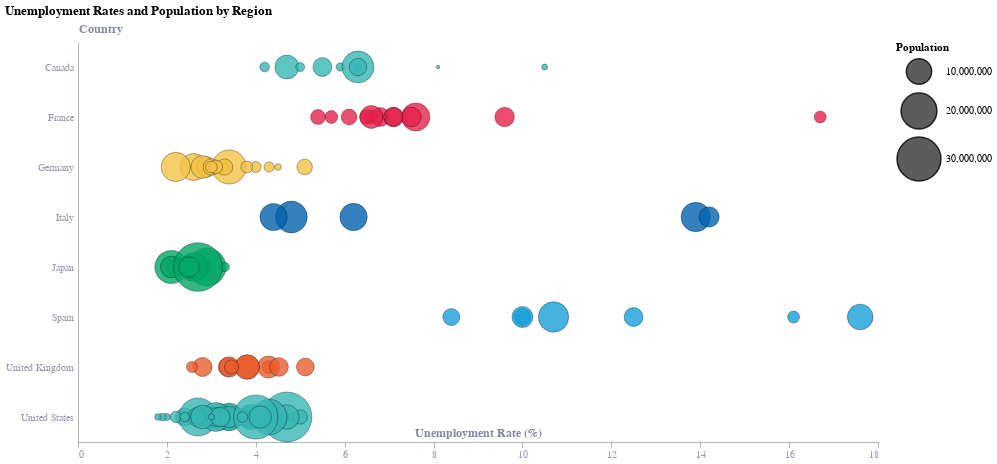

Notebook cell for this chart:
### Code cell
chart = alt.Chart(unemployment_oecd).mark_circle(opacity=0.8, stroke='black', strokeWidth=1, strokeOpacity=0.4).encode(
    y=alt.Y('country:N').title('Country'),
    x=alt.X('unemployment:Q').title('Unemployment Rate (%)'),
    size=alt.Size('population:Q', scale=alt.Scale(range=[0, 2500]), title='Population'),
    color=alt.Color('country:N', legend=None),
    tooltip=['country', 'region', 'unemployment', 'population']
).properties(
    width=800,
    height=400,
    title=alt.Title(
        text="Unemployment Rates and Population by Region",
        anchor='start'
    )
).configure_axis(
    grid=False
).configure_view(
    stroke=None
)

chart

### Figure 1 — Vega-Lite specification as saved in the notebook (floating-point values rounded to 4 significant figures)
{"config": {"font": "Circular Std", "mark": {"line": {"interpolate": "monotone"}}, "view": {"stroke": null, "width": 400, "height": 300}, "range": {"category": ["#36B7B4", "#E6224B", "#F4C245", "#0063AF", "#00A767", "#179FDB", "#EB5C2E"], "diverging": ["#E6224B", "#E54753", "#C9C9C9", "#179FDB", "#122B39"], "heatmap": ["#C9C9C9", "#179FDB", "#0063AF", "#122B39"], "ordinal": ["#00A767", "#36B7B4", "#179FDB", "#0063AF", "#243B5A"]}, "axisX": {"domainColor": "#676A86", "domainOpacity": 0.5, "grid": false, "labelAngle": 0, "labelColor": "#676A86", "labelOpacity": 0.7, "orient": "bottom", "tickColor": "#676A86", "tickCount": 10, "tickOpacity": 0.5, "title": false, "titleAlign": "center", "titleAnchor": "middle", "titleColor": "#676A86", "titleFontSize": 12, "titleOpacity": 0.8, "titleY": -15}, "axisY": {"domainColor": "#676A86", "domainOpacity": 0.5, "gridColor": "#676A86", "gridDash": [1, 5], "gridOpacity": 0.5, "labelColor": "#676A86", "labelOpacity": 0.7, "labelPadding": 5, "tickColor": "#676A86", "tickCount": 8, "tickOpacity": 0.5, "ticks": false, "titleAlign": "left", "titleAngle": 0, "titleBaseline": "bottom", "titleColor": "#676A86", "titleFontSize": 12, "titleOpacity": 0.8, "titleX": 0, "titleY": -7}, "axis": {"grid": false}}, "data": {"name": "data-4f001f808970e407b6bcbd37544facd9"}, "mark": {"type": "circle", "opacity": 0.8, "stroke": "black", "strokeOpacity": 0.4, "strokeWidth": 1}, "encoding": {"color": {"field": "country", "legend": null, "type": "nominal"}, "size": {"field": "population", "scale": {"range": [0, 2500]}, "title": "Population", "type": "quantitative"}, "tooltip": [{"field": "country", "type": "nominal"}, {"field": "region", "type": "nominal"}, {"field": "unemployment", "type": "quantitative"}, {"field": "population", "type": "quantitative"}], "x": {"field": "unemployment", "title": "Unemployment Rate (%)", "type": "quantitative"}, "y": {"field": "country", "title": "Country", "type": "nominal"}}, "height": 400, "title": {"text": "Unemployment Rates and Population by Region", "anchor": "start"}, "width": 800, "$schema": "https://vega.github.io/schema/vega-lite/v5.8.0.json", "datasets": {"data-4f001f808970e407b6bcbd37544facd9": [{"country": "Germany", "geo_code": "DE1", "region": "Baden-Württemberg", "unemployment": 2.6, "population": 11280257, "note": null, "age group": "15 and over", "Notes": null}, {"country": "Germany", "geo_code": "DE2", "region": "Bayern", "unemployment": 2.2, "population": 13369393, "note": null, "age group": "15 and over", "Notes": null}, {"country": "Germany", "geo_code": "DE3", "region": "Berlin", "unemployment": 5.1, "population": 3755251, "note": null, "age group": "15 and over", "Notes": null}, {"country": "Germany", "geo_code": "DE4", "region": "Brandenburg", "unemployment": 3.3, "population": 2573135, "note": null, "age group": "15 and over", "Notes": null}, {"country": "Germany", "geo_code": "DE5", "region": "Bremen", "unemployment": 4.5, "population": 684864, "note": "u", "age group": "15 and over", "Notes": null}, {"country": "Germany", "geo_code": "DE6", "region": "Hamburg", "unemployment": 4.0, "population": 1892122, "note": null, "age group": "15 and over", "Notes": null}, {"country": "Germany", "geo_code": "DE7", "region": "Hessen", "unemployment": 2.9, "population": 6391360, "note": null, "age group": "15 and over", "Notes": null}, {"country": "Germany", "geo_code": "DE8", "region": "Mecklenburg-Vorpommern", "unemployment": 4.3, "population": 1628378, "note": null, "age group": "15 and over", "Notes": null}, {"country": "Germany", "geo_code": "DE9", "region": "Niedersachsen", "unemployment": 2.8, "population": 8140242, "note": null, "age group": "15 and over", "Notes": null}, {"country": "Germany", "geo_code": "DEA", "region": "Nordrhein-Westfalen", "unemployment": 3.4, "population": 18139116, "note": null, "age group": "15 and over", "Notes": null}, {"country": "Germany", "geo_code": "DEB", "region": "Rheinland-Pfalz", "unemployment": 3.0, "population": 4159150, "note": null, "age group": "15 and over", "Notes": null}, {"country": "Germany", "geo_code": "DEC", "region": "Saarland", "unemployment": 3.3, "population": 992666, "note": "u", "age group": "15 and over", "Notes": null}, {"country": "Germany", "geo_code": "DED", "region": "Sachsen", "unemployment": 3.3, "population": 4086152, "note": null, "age group": "15 and over", "Notes": null}, {"country": "Germany", "geo_code": "DEE", "region": "Sachsen-Anhalt", "unemployment": 3.8, "population": 2186643, "note": null, "age group": "15 and over", "Notes": null}, {"country": "Germany", "geo_code": "DEF", "region": "Schleswig-Holstein", "unemployment": 3.1, "population": 2953270, "note": null, "age group": "15 and over", "Notes": null}, {"country": "Germany", "geo_code": "DEG", "region": "Thüringen", "unemployment": 3.0, "population": 2126846, "note": null, "age group": "15 and over", "Notes": null}, {"country": "Spain", "geo_code": "ES1", "region": "Noroeste", "unemployment": 10.0, "population": 4293871, "note": "d", "age group": "15 and over", "Notes": null}, {"country": "Spain", "geo_code": "ES2", "region": "Noreste", "unemployment": 8.4, "population": 4552028, "note": "d", "age group": "15 and over", "Notes": null}, {"country": "Spain", "geo_code": "ES3", "region": "Comunidad de Madrid", "unemployment": 10.0, "population": 6871903, "note": "d", "age group": "15 and over", "Notes": null}, {"country": "Spain", "geo_code": "ES4", "region": "Centro (ES)", "unemployment": 12.5, "population": 5522095, "note": "d", "age group": "15 and over", "Notes": null}, {"country": "Spain", "geo_code": "ES5", "region": "Este", "unemployment": 10.7, "population": 14328064, "note": "d", "age group": "15 and over", "Notes": null}, {"country": "Spain", "geo_code": "ES6", "region": "Sur", "unemployment": 17.6, "population": 10304384, "note": "d", "age group": "15 and over", "Notes": null}, {"country": "Spain", "geo_code": "ES7", "region": "Canarias", "unemployment": 16.1, "population": 2213016, "note": "d", "age group": "15 and over", "Notes": null}, {"country": "France", "geo_code": "FR1", "region": "Ile de France", "unemployment": 7.6, "population": 12388388, "note": "d", "age group": "15 and over", "Notes": null}, {"country": "France", "geo_code": "FRB", "region": "Centre — Val de Loire", "unemployment": 5.7, "population": 2572735, "note": "d", "age group": "15 and over", "Notes": null}, {"country": "France", "geo_code": "FRC", "region": "Bourgogne-Franche-Comté", "unemployment": 6.6, "population": 2793968, "note": "d", "age group": "15 and over", "Notes": null}, {"country": "France", "geo_code": "FRD", "region": "Normandie", "unemployment": 6.5, "population": 3326575, "note": "d", "age group": "15 and over", "Notes": null}, {"country": "France", "geo_code": "FRE", "region": "Hauts-de-France", "unemployment": 9.6, "population": 5986464, "note": "d", "age group": "15 and over", "Notes": null}, {"country": "France", "geo_code": "FRF", "region": "Grand Est", "unemployment": 6.8, "population": 5565282, "note": "d", "age group": "15 and over", "Notes": null}, {"country": "France", "geo_code": "FRG", "region": "Pays de la Loire", "unemployment": 6.1, "population": 3902115, "note": "d", "age group": "15 and over", "Notes": null}, {"country": "France", "geo_code": "FRH", "region": "Bretagne", "unemployment": 5.4, "population": 3432901, "note": "d", "age group": "15 and over", "Notes": null}, {"country": "France", "geo_code": "FRI", "region": "Nouvelle-Aquitaine", "unemployment": 7.1, "population": 6125089, "note": "d", "age group": "15 and over", "Notes": null}, {"country": "France", "geo_code": "FRJ", "region": "Occitanie", "unemployment": 7.5, "population": 6110099, "note": "d", "age group": "15 and over", "Notes": null}, {"country": "France", "geo_code": "FRK", "region": "Auvergne-Rhône-Alpes", "unemployment": 6.6, "population": 8195542, "note": "d", "age group": "15 and over", "Notes": null}, {"country": "France", "geo_code": "FRL", "region": "Provence-Alpes-Côte d’Azur", "unemployment": 7.1, "population": 5173952, "note": "d", "age group": "15 and over", "Notes": null}, {"country": "France", "geo_code": "FRM", "region": "Corse", "unemployment": 6.9, "population": 352851, "note": "du", "age group": "15 and over", "Notes": null}, {"country": "France", "geo_code": "FRY", "region": "RUP FR — Régions Ultrapériphériques Françaises", "unemployment": 16.7, "population": 2247016, "note": "d", "age group": "15 and over", "Notes": null}, {"country": "Italy", "geo_code": "ITC", "region": "Nord-Ovest", "unemployment": 4.8, "population": 15858626, "note": null, "age group": "15 and over", "Notes": null}, {"country": "Italy", "geo_code": "ITF", "region": "Sud", "unemployment": 13.9, "population": 13464669, "note": null, "age group": "15 and over", "Notes": null}, {"country": "Italy", "geo_code": "ITG", "region": "Isole", "unemployment": 14.2, "population": 6392162, "note": null, "age group": "15 and over", "Notes": null}, {"country": "Italy", "geo_code": "ITH", "region": "Nord-Est", "unemployment": 4.4, "population": 11558522, "note": null, "age group": "15 and over", "Notes": null}, {"country": "Italy", "geo_code": "ITI", "region": "Centro (IT)", "unemployment": 6.2, "population": 11723222, "note": null, "age group": "15 and over", "Notes": null}, {"country": "Canada", "geo_code": null, "region": "Newfoundland and Labrador", "unemployment": 10.5, "population": 540418, "note": null, "age group": "15 and over", "Notes": "Seasonally adjusted"}, {"country": "Canada", "geo_code": null, "region": "Prince Edward Island", "unemployment": 8.1, "population": 175853, "note": null, "age group": "15 and over", "Notes": "Seasonally adjusted"}, {"country": "Canada", "geo_code": null, "region": "Nova Scotia", "unemployment": 5.9, "population": 1066416, "note": null, "age group": "15 and over", "Notes": "Seasonally adjusted"}, {"country": "Canada", "geo_code": null, "region": "New Brunswick", "unemployment": 6.3, "population": 842725, "note": null, "age group": "15 and over", "Notes": "Seasonally adjusted"}, {"country": "Canada", "geo_code": null, "region": "Quebec", "unemployment": 4.7, "population": 8948540, "note": null, "age group": "15 and over", "Notes": "Seasonally adjusted"}, {"country": "Canada", "geo_code": null, "region": "Ontario", "unemployment": 6.3, "population": 15801768, "note": null, "age group": "15 and over", "Notes": "Seasonally adjusted"}, {"country": "Canada", "geo_code": null, "region": "Manitoba", "unemployment": 4.2, "population": 1465440, "note": null, "age group": "15 and over", "Notes": "Seasonally adjusted"}, {"country": "Canada", "geo_code": null, "region": "Saskatchewan", "unemployment": 5.0, "population": 1218976, "note": null, "age group": "15 and over", "Notes": "Seasonally adjusted"}, {"country": "Canada", "geo_code": null, "region": "Alberta", "unemployment": 6.3, "population": 4756408, "note": null, "age group": "15 and over", "Notes": "Seasonally adjusted"}, {"country": "Canada", "geo_code": null, "region": "British Columbia", "unemployment": 5.5, "population": 5581127, "note": null, "age group": "15 and over", "Notes": "Seasonally adjusted"}, {"country": "United States", "geo_code": null, "region": "Alabama", "unemployment": 2.4, "population": 5108468, "note": null, "age group": "16 and over", "Notes": "Annual average"}, {"country": "United States", "geo_code": null, "region": "Alaska", "unemployment": 4.7, "population": 733406, "note": null, "age group": "16 and over", "Notes": "Annual average"}, {"country": "United States", "geo_code": null, "region": "Arizona", "unemployment": 3.9, "population": 7431344, "note": null, "age group": "16 and over", "Notes": "Annual average"}, {"country": "United States", "geo_code": null, "region": "Arkansas", "unemployment": 3.5, "population": 3067732, "note": null, "age group": "16 and over", "Notes": "Annual average"}, {"country": "United States", "geo_code": null, "region": "California", "unemployment": 4.7, "population": 38965193, "note": null, "age group": "16 and over", "Notes": "Annual average"}, {"country": "United States", "geo_code": null, "region": "Colorado", "unemployment": 3.2, "population": 5877610, "note": null, "age group": "16 and over", "Notes": "Annual average"}, {"country": "United States", "geo_code": null, "region": "Connecticut", "unemployment": 3.7, "population": 3617176, "note": null, "age group": "16 and over", "Notes": "Annual average"}, {"country": "United States", "geo_code": null, "region": "Delaware", "unemployment": 3.6, "population": 1031890, "note": null, "age group": "16 and over", "Notes": "Annual average"}, {"country": "United States", "geo_code": null, "region": "District of Columbia", "unemployment": 4.8, "population": 678972, "note": null, "age group": "16 and over", "Notes": "Annual average"}, {"country": "United States", "geo_code": null, "region": "Florida", "unemployment": 2.7, "population": 22610726, "note": null, "age group": "16 and over", "Notes": "Annual average"}, {"country": "United States", "geo_code": null, "region": "Georgia", "unemployment": 3.4, "population": 11029227, "note": null, "age group": "16 and over", "Notes": "Annual average"}, {"country": "United States", "geo_code": null, "region": "Hawaii", "unemployment": 3.0, "population": 1435138, "note": null, "age group": "16 and over", "Notes": "Annual average"}, {"country": "United States", "geo_code": null, "region": "Idaho", "unemployment": 3.3, "population": 1964726, "note": null, "age group": "16 and over", "Notes": "Annual average"}, {"country": "United States", "geo_code": null, "region": "Illinois", "unemployment": 4.4, "population": 12549689, "note": null, "age group": "16 and over", "Notes": "Annual average"}, {"country": "United States", "geo_code": null, "region": "Indiana", "unemployment": 3.5, "population": 6862199, "note": null, "age group": "16 and over", "Notes": "Annual average"}, {"country": "United States", "geo_code": null, "region": "Iowa", "unemployment": 2.9, "population": 3207004, "note": null, "age group": "16 and over", "Notes": "Annual average"}, {"country": "United States", "geo_code": null, "region": "Kansas", "unemployment": 2.8, "population": 2940546, "note": null, "age group": "16 and over", "Notes": "Annual average"}, {"country": "United States", "geo_code": null, "region": "Kentucky", "unemployment": 4.3, "population": 4526154, "note": null, "age group": "16 and over", "Notes": "Annual average"}, {"country": "United States", "geo_code": null, "region": "Louisiana", "unemployment": 3.7, "population": 4573749, "note": null, "age group": "16 and over", "Notes": "Annual average"}, {"country": "United States", "geo_code": null, "region": "Maine", "unemployment": 3.0, "population": 1395722, "note": null, "age group": "16 and over", "Notes": "Annual average"}, {"country": "United States", "geo_code": null, "region": "Maryland", "unemployment": 2.7, "population": 6180253, "note": null, "age group": "16 and over", "Notes": "Annual average"}, {"country": "United States", "geo_code": null, "region": "Massachusetts", "unemployment": 3.4, "population": 7001399, "note": null, "age group": "16 and over", "Notes": "Annual average"}, {"country": "United States", "geo_code": null, "region": "Michigan", "unemployment": 3.9, "population": 10037261, "note": null, "age group": "16 and over", "Notes": "Annual average"}, {"country": "United States", "geo_code": null, "region": "Minnesota", "unemployment": 2.9, "population": 5737915, "note": null, "age group": "16 and over", "Notes": "Annual average"}, {"country": "United States", "geo_code": null, "region": "Mississippi", "unemployment": 3.1, "population": 2939690, "note": null, "age group": "16 and over", "Notes": "Annual average"}, {"country": "United States", "geo_code": null, "region": "Missouri", "unemployment": 3.0, "population": 6196156, "note": null, "age group": "16 and over", "Notes": "Annual average"}, {"country": "United States", "geo_code": null, "region": "Montana", "unemployment": 2.9, "population": 1132812, "note": null, "age group": "16 and over", "Notes": "Annual average"}, {"country": "United States", "geo_code": null, "region": "Nebraska", "unemployment": 2.2, "population": 1978379, "note": null, "age group": "16 and over", "Notes": "Annual average"}, {"country": "United States", "geo_code": null, "region": "Nevada", "unemployment": 5.0, "population": 3194176, "note": null, "age group": "16 and over", "Notes": "Annual average"}, {"country": "United States", "geo_code": null, "region": "New Hampshire", "unemployment": 2.4, "population": 1402054, "note": null, "age group": "16 and over", "Notes": "Annual average"}, {"country": "United States", "geo_code": null, "region": "New Jersey", "unemployment": 4.7, "population": 9290841, "note": null, "age group": "16 and over", "Notes": "Annual average"}, {"country": "United States", "geo_code": null, "region": "New Mexico", "unemployment": 3.9, "population": 2114371, "note": null, "age group": "16 and over", "Notes": "Annual average"}, {"country": "United States", "geo_code": null, "region": "New York", "unemployment": 4.3, "population": 19571216, "note": null, "age group": "16 and over", "Notes": "Annual average"}, {"country": "United States", "geo_code": null, "region": "North Carolina", "unemployment": 3.2, "population": 10835491, "note": null, "age group": "16 and over", "Notes": "Annual average"}, {"country": "United States", "geo_code": null, "region": "North Dakota", "unemployment": 2.0, "population": 783926, "note": null, "age group": "16 and over", "Notes": "Annual average"}, {"country": "United States", "geo_code": null, "region": "Ohio", "unemployment": 3.4, "population": 11785935, "note": null, "age group": "16 and over", "Notes": "Annual average"}, {"country": "United States", "geo_code": null, "region": "Oklahoma", "unemployment": 3.5, "population": 4053824, "note": null, "age group": "16 and over", "Notes": "Annual average"}, {"country": "United States", "geo_code": null, "region": "Oregon", "unemployment": 3.7, "population": 4233358, "note": null, "age group": "16 and over", "Notes": "Annual average"}, {"country": "United States", "geo_code": null, "region": "Pennsylvania", "unemployment": 3.1, "population": 12961683, "note": null, "age group": "16 and over", "Notes": "Annual average"}, {"country": "United States", "geo_code": null, "region": "Rhode Island", "unemployment": 3.3, "population": 1095962, "note": null, "age group": "16 and over", "Notes": "Annual average"}, {"country": "United States", "geo_code": null, "region": "South Carolina", "unemployment": 3.1, "population": 5373555, "note": null, "age group": "16 and over", "Notes": "Annual average"}, {"country": "United States", "geo_code": null, "region": "South Dakota", "unemployment": 1.9, "population": 919318, "note": null, "age group": "16 and over", "Notes": "Annual average"}, {"country": "United States", "geo_code": null, "region": "Tennessee", "unemployment": 3.4, "population": 7126489, "note": null, "age group": "16 and over", "Notes": "Annual average"}, {"country": "United States", "geo_code": null, "region": "Texas", "unemployment": 4.0, "population": 30503301, "note": null, "age group": "16 and over", "Notes": "Annual average"}, {"country": "United States", "geo_code": null, "region": "Utah", "unemployment": 2.7, "population": 3417734, "note": null, "age group": "16 and over", "Notes": "Annual average"}, {"country": "United States", "geo_code": null, "region": "Vermont", "unemployment": 1.8, "population": 647464, "note": null, "age group": "16 and over", "Notes": "Annual average"}, {"country": "United States", "geo_code": null, "region": "Virginia", "unemployment": 2.8, "population": 8715698, "note": null, "age group": "16 and over", "Notes": "Annual average"}, {"country": "United States", "geo_code": null, "region": "Washington", "unemployment": 4.1, "population": 7812880, "note": null, "age group": "16 and over", "Notes": "Annual average"}, {"country": "United States", "geo_code": null, "region": "West Virginia", "unemployment": 3.7, "population": 1770071, "note": null, "age group": "16 and over", "Notes": "Annual average"}, {"country": "United States", "geo_code": null, "region": "Wisconsin", "unemployment": 3.2, "population": 5910955, "note": null, "age group": "16 and over", "Notes": "Annual average"}, {"country": "United States", "geo_code": null, "region": "Wyoming", "unemployment": 3.0, "population": 584057, "note": null, "age group": "16 and over", "Notes": "Annual average"}, {"country": "United Kingdom", "geo_code": null, "region": "North East", "unemployment": 4.288, "population": 2683040, "note": null, "age group": "16 and over", "Notes": "October - December 2023"}, {"country": "United Kingdom", "geo_code": null, "region": "North West ", "unemployment": 4.287, "population": 7516113, "note": null, "age group": "16 and over", "Notes": "October - December 2023"}, {"country": "United Kingdom", "geo_code": null, "region": "Yorkshire and The Humber", "unemployment": 3.369, "population": 5541262, "note": null, "age group": "16 and over", "Notes": "October - December 2023"}, {"country": "United Kingdom", "geo_code": null, "region": "East Midlands", "unemployment": 5.116, "population": 4934939, "note": null, "age group": "16 and over", "Notes": "October - December 2023"}, {"country": "United Kingdom", "geo_code": null, "region": "West Midlands", "unemployment": 3.827, "population": 6021653, "note": null, "age group": "16 and over", "Notes": "October - December 2023"}, {"country": "United Kingdom", "geo_code": null, "region": "East", "unemployment": 3.404, "population": 6398497, "note": null, "age group": "16 and over", "Notes": "October - December 2023"}, {"country": "United Kingdom", "geo_code": null, "region": "London", "unemployment": 3.808, "population": 8866180, "note": null, "age group": "16 and over", "Notes": "October - December 2023"}, {"country": "United Kingdom", "geo_code": null, "region": "South East", "unemployment": 3.809, "population": 9379833, "note": null, "age group": "16 and over", "Notes": "October - December 2023"}, {"country": "United Kingdom", "geo_code": null, "region": "South West", "unemployment": 2.803, "population": 5764881, "note": null, "age group": "16 and over", "Notes": "October - December 2023"}, {"country": "United Kingdom", "geo_code": null, "region": "Wales", "unemployment": 3.454, "population": 3131640, "note": null, "age group": "16 and over", "Notes": "October - December 2023"}, {"country": "United Kingdom", "geo_code": null, "region": "Scotland", "unemployment": 4.523, "population": 5447700, "note": null, "age group": "16 and over", "Notes": "October - December 2023"}, {"country": "United Kingdom", "geo_code": null, "region": "Northern Ireland ", "unemployment": 2.564, "population": 1910543, "note": null, "age group": "16 and over", "Notes": "October - December 2023"}, {"country": "Japan", "geo_code": null, "region": "Hokkaido", "unemployment": 2.8, "population": 5092000, "note": null, "age group": "15 and over", "Notes": "Population are estimates, adjusted to the division of areas by the LFS"}, {"country": "Japan", "geo_code": null, "region": "Tohoku", "unemployment": 2.7, "population": 8331000, "note": null, "age group": "15 and over", "Notes": "Population are estimates, adjusted to the division of areas by the LFS"}, {"country": "Japan", "geo_code": null, "region": "Hokuriku", "unemployment": 2.2, "population": 5186388, "note": null, "age group": "15 and over", "Notes": "Population are estimates, adjusted to the division of areas by the LFS"}, {"country": "Japan", "geo_code": null, "region": "Tokai", "unemployment": 2.1, "population": 17000000, "note": null, "age group": "15 and over", "Notes": "Population are estimates, adjusted to the division of areas by the LFS"}, {"country": "Japan", "geo_code": null, "region": "Kinki", "unemployment": 2.9, "population": 22400000, "note": null, "age group": "15 and over", "Notes": "Population are estimates, adjusted to the division of areas by the LFS"}, {"country": "Japan", "geo_code": null, "region": "Chugoku", "unemployment": 2.1, "population": 7300000, "note": null, "age group": "15 and over", "Notes": "Population are estimates, adjusted to the division of areas by the LFS"}, {"country": "Japan", "geo_code": null, "region": "Shikoku", "unemployment": 2.3, "population": "3,630,320 ", "note": null, "age group": "15 and over", "Notes": "Population are estimates, adjusted to the division of areas by the LFS"}, {"country": "Japan", "geo_code": null, "region": "Kyushu", "unemployment": 2.6, "population": 12800000, "note": null, "age group": "15 and over", "Notes": "Population are estimates, adjusted to the division of areas by the LFS"}, {"country": "Japan", "geo_code": null, "region": "Okinawa", "unemployment": 3.3, "population": 1384762, "note": null, "age group": "15 and over", "Notes": "Population are estimates, adjusted to the division of areas by the LFS"}, {"country": "Japan", "geo_code": null, "region": "Southern-Kanto", "unemployment": 2.7, "population": 37026005, "note": null, "age group": "15 and over", "Notes": "Population are estimates, adjusted to the division of areas by the LFS"}, {"country": "Japan", "geo_code": null, "region": "Northern-Kanto, Koshin", "unemployment": 2.5, "population": 6591090, "note": null, "age group": "15 and over", "Notes": "Population are estimates, adjusted to the division of areas by the LFS"}]}}
